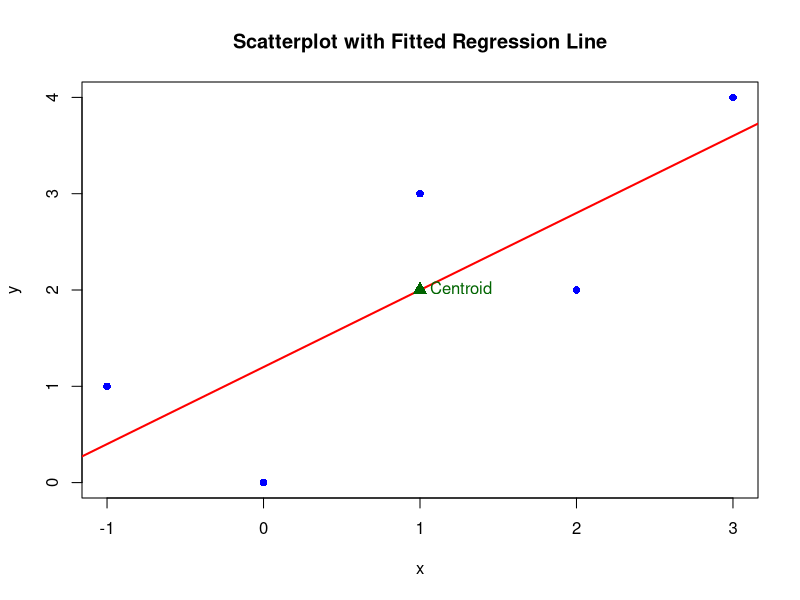

The R source for this figure:
########################################################################################
#程式碼解釋
#(a) – (c)：
#我們先建立一個包含五個觀測值的資料框，並計算各觀測值與平均值的差（偏差值）。接著，
#計算偏差平方、偏差乘積等欄位，並驗證一些數學關係（例如：Σ(x − x̄)² = Σx² − n·x̄²）。

#(b)：
#透過簡單線性迴歸的公式，利用手動計算方式求出迴歸係數，其中斜率 b₂ 為 Σ(x − x̄)(y − ȳ)
#除以 Σ(x − x̄)²，而截距 b₁ 則為 ȳ − b₂·x̄。並在程式中列印出這些估計值以及對其意義的說明。

#(d)：
#程式計算出每筆資料的預測值 (ŷ)，再依據 ŷ 與實際值 y 的差計算出殘差 (e)、殘差的平方
#(e²) 與 x 乘以殘差 (x·e)。並將這些數值的總和印出，以檢查計算正確性。
#額外統計量：
#計算了 y 與 x 的樣本變異數、標準差、樣本共變異數以及樣本相關係數。此外，也計算了 x 的
#變異係數 (CV) 以及 x 的中位數。

#(e)：
#使用基礎繪圖函數繪製 x 與 y 的散佈圖，再將以迴歸方程式計算出的預測迴歸線 (紅色) 疊加
#在散佈圖上。

#(f)：
#在圖中標出資料的中心點（也就是 (x̄, ȳ)），並檢查該迴歸線是否通過該中心點。

#(g) 與 (h)：
#程式驗證了數值關係：ȳ = b₁ + b₂·x̄ 以及所有預測值的平均值等於 ȳ。

#(i) 與 (j)：
#計算了誤差變異數 σ̂²（自由度為 n - 2），並依此求出斜率 b₂ 的條件變異數及標準誤。
########################################################################################


# Clear the workspace
rm(list = ls())

##############################
# Data: 5 Observations
##############################
data <- data.frame(
  Obs = 1:5,
  x = c(3, 2, 1, -1, 0),
  y = c(4, 2, 3, 1, 0)
)

n <- nrow(data)

##############################
# (a) Complete the Table & Compute Sample Means
##############################
# Calculate sample means
xbar <- mean(data$x)
ybar <- mean(data$y)

# Compute deviations and related columns
data$x_minus_mean <- data$x - xbar
data$sq_x_minus_mean <- (data$x - xbar)^2
data$y_minus_mean <- data$y - ybar
data$x_y_dev <- (data$x - xbar) * (data$y - ybar)

# Sum up columns for the table's last row
sum_row <- c(
  x = sum(data$x),
  y = sum(data$y),
  x_minus_mean = sum(data$x_minus_mean),
  sq_x_minus_mean = sum(data$sq_x_minus_mean),
  y_minus_mean = sum(data$y_minus_mean),
  x_y_dev = sum(data$x_y_dev)
)

cat("===== (a) Table and Sample Means =====\n")
print(data)
cat("\nSum row:\n")
print(sum_row)
cat("\nSample means: x̄ =", xbar, ", ȳ =", ybar, "\n\n")

##############################
# (b) Compute Regression Coefficients b1 and b2
##############################
# Using formulas: 
#   b2 = sum((x - x̄)(y - ȳ)) / sum((x - x̄)^2)
#   b1 = ȳ - b2*x̄
b2 <- sum(data$x_y_dev) / sum(data$sq_x_minus_mean)
b1 <- ybar - b2 * xbar

cat("===== (b) Regression Coefficients =====\n")
cat("Intercept, b1 =", b1, "\n")
cat("Slope, b2 =", b2, "\n")
cat("Interpretation:\n")
cat(" - b2 indicates that for each one-unit increase in x, y increases by", b2, "units on average.\n")
cat(" - b1 is the predicted y value when x = 0.\n\n")

##############################
# (c) Verify Σ(x−x̄)² and Σ(x−x̄)(y−ȳ) using alternative formulas
##############################
sum_x2 <- sum(data$x^2)
sum_xy <- sum(data$x * data$y)

cat("===== (c) Verification of Alternative Formulas =====\n")
cat("Sum x² =", sum_x2, "\n")
cat("n*x̄² =", n * xbar^2, "\n")
cat("Σ(x − x̄)² =", sum(data$sq_x_minus_mean), "\n")
cat("Thus, Σ(x − x̄)² = Σx² − n*x̄²\n\n")

cat("Sum x*y =", sum_xy, "\n")
cat("n*x̄*ȳ =", n * xbar * ybar, "\n")
cat("Σ(x − x̄)(y − ȳ) =", sum(data$x_y_dev), "\n")
cat("Thus, Σ(x − x̄)(y − ȳ) = Σxy − n*x̄*ȳ\n\n")

##############################
# (d) Compute Fitted Values, Residuals, and Additional Quantities
##############################
# Fitted regression line: ŷ = b1 + b2*x
data$fitted <- b1 + b2 * data$x
data$residuals <- data$y - data$fitted
data$resid_sq <- data$residuals^2
data$x_resid <- data$x * data$residuals

cat("===== (d) Fitted Values and Residuals =====\n")
print(data[, c("x", "y", "fitted", "residuals", "resid_sq", "x_resid")])
cat("\nSums:\n")
cat("Σx =", sum(data$x), "\n")
cat("Σy =", sum(data$y), "\n")
cat("Σŷ =", sum(data$fitted), "\n")
cat("Σe =", sum(data$residuals), "\n")
cat("Σe² =", sum(data$resid_sq), "\n")
cat("Σ(x*e) =", sum(data$x_resid), "\n\n")

# Compute additional statistics:
# Sample variance of y and x, covariance, correlation, CV, and median of x.
s2_y <- sum((data$y - ybar)^2) / (n - 1)
s2_x <- sum((data$x - xbar)^2) / (n - 1)
s_y <- sqrt(s2_y)
s_x <- sqrt(s2_x)
s_xy <- sum((data$x - xbar) * (data$y - ybar)) / (n - 1)
r_xy <- s_xy / (s_x * s_y)
CV_x <- 100 * (s_x / xbar)
median_x <- median(data$x)

cat("===== Additional Statistics =====\n")
cat("s_y² =", s2_y, "\n")
cat("s_x² =", s2_x, "\n")
cat("Sample covariance, s_xy =", s_xy, "\n")
cat("Sample correlation, r_xy =", r_xy, "\n")
cat("Coefficient of Variation of x, CV_x =", CV_x, "%\n")
cat("Median of x =", median_x, "\n\n")

##############################
# (e) Plot the Data and Fitted Regression Line
##############################
cat("===== (e) Plotting Data and Fitted Regression Line =====\n")
plot(data$x, data$y, pch = 16, col = "blue",
     xlab = "x", ylab = "y",
     main = "Scatterplot with Fitted Regression Line")
abline(a = b1, b = b2, col = "red", lwd = 2)

##############################
# (f) Plot the Centroid and Check if the Fitted Line Passes Through It
##############################
points(xbar, ybar, col = "darkgreen", pch = 17, cex = 1.5)
text(xbar, ybar, labels = "Centroid", pos = 4, col = "darkgreen")
cat("===== (f) Centroid =====\n")
cat("The centroid (x̄, ȳ) is (", xbar, ",", ybar, ")\n")
cat("The fitted line passes through the centroid if ȳ = b1 + b2*x̄.\n\n")

##############################
# (g) Verify ȳ = b1 + b2*x̄
##############################
cat("===== (g) Verification =====\n")
cat("b1 + b2*x̄ =", b1 + b2 * xbar, "\n")
cat("ȳ =", ybar, "\n\n")

##############################
# (h) Verify that the Average Fitted Value Equals ȳ
##############################
avg_fitted <- mean(data$fitted)
cat("===== (h) Average Fitted Value =====\n")
cat("Average fitted value =", avg_fitted, "\n")
cat("ȳ =", ybar, "\n\n")

##############################
# (i) Compute σ̂² (Error Variance)
##############################
# Degrees of freedom = n - 2 for simple regression
sigma2_hat <- sum(data$resid_sq) / (n - 2)
cat("===== (i) σ̂² =====\n")
cat("σ̂² =", sigma2_hat, "\n\n")

##############################
# (j) Compute var(b₂|x) and se(b₂)
##############################
var_b2 <- sigma2_hat / sum(data$sq_x_minus_mean)
se_b2 <- sqrt(var_b2)
cat("===== (j) Variance and Standard Error of b₂ =====\n")
cat("var(b₂|x) =", var_b2, "\n")
cat("se(b₂) =", se_b2, "\n")
